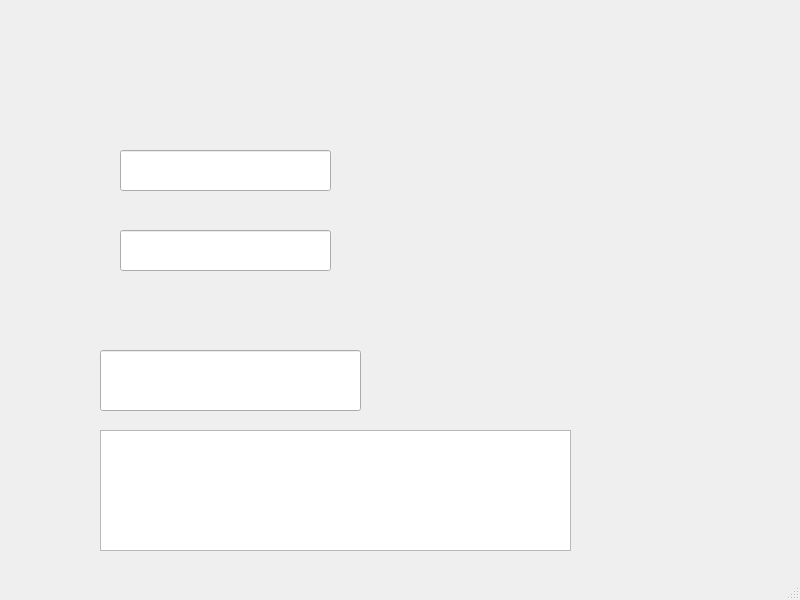
<?xml version="1.0" encoding="UTF-8"?>
<ui version="4.0">
 <class>MainWindow</class>
 <widget class="QMainWindow" name="MainWindow">
  <property name="geometry">
   <rect>
    <x>0</x>
    <y>0</y>
    <width>800</width>
    <height>600</height>
   </rect>
  </property>
  <property name="windowTitle">
   <string>MainWindow</string>
  </property>
  <widget class="QWidget" name="centralwidget">
   <widget class="caLineEdit" name="calineedit">
    <property name="geometry">
     <rect>
      <x>120</x>
      <y>150</y>
      <width>211</width>
      <height>41</height>
     </rect>
    </property>
    <property name="channel" stdset="0">
     <string notr="true">environment://PATH</string>
    </property>
   </widget>
   <widget class="caLineEdit" name="calineedit_2">
    <property name="geometry">
     <rect>
      <x>120</x>
      <y>230</y>
      <width>211</width>
      <height>41</height>
     </rect>
    </property>
    <property name="channel" stdset="0">
     <string notr="true">environment://USERDOMAIN</string>
    </property>
   </widget>
   <widget class="caTextEntry" name="catextentry">
    <property name="geometry">
     <rect>
      <x>100</x>
      <y>350</y>
      <width>261</width>
      <height>61</height>
     </rect>
    </property>
    <property name="channel" stdset="0">
     <string notr="true">environment://USERDOMAIN</string>
    </property>
   </widget>
   <widget class="caMultiLineString" name="camultilinestring">
    <property name="geometry">
     <rect>
      <x>100</x>
      <y>430</y>
      <width>471</width>
      <height>121</height>
     </rect>
    </property>
    <property name="channel" stdset="0">
     <string notr="true">environment://PATH</string>
    </property>
   </widget>
  </widget>
  <widget class="QMenuBar" name="menubar">
   <property name="geometry">
    <rect>
     <x>0</x>
     <y>0</y>
     <width>800</width>
     <height>31</height>
    </rect>
   </property>
  </widget>
  <widget class="QStatusBar" name="statusbar"/>
 </widget>
 <customwidgets>
  <customwidget>
   <class>caTextEntry</class>
   <extends>caLineEdit</extends>
   <header>caTextEntry</header>
  </customwidget>
  <customwidget>
   <class>caLineEdit</class>
   <extends>QLineEdit</extends>
   <header>caLineEdit</header>
  </customwidget>
  <customwidget>
   <class>caMultiLineString</class>
   <extends>QPlainTextEdit</extends>
   <header>caMultiLineString</header>
  </customwidget>
 </customwidgets>
 <resources/>
 <connections/>
</ui>
